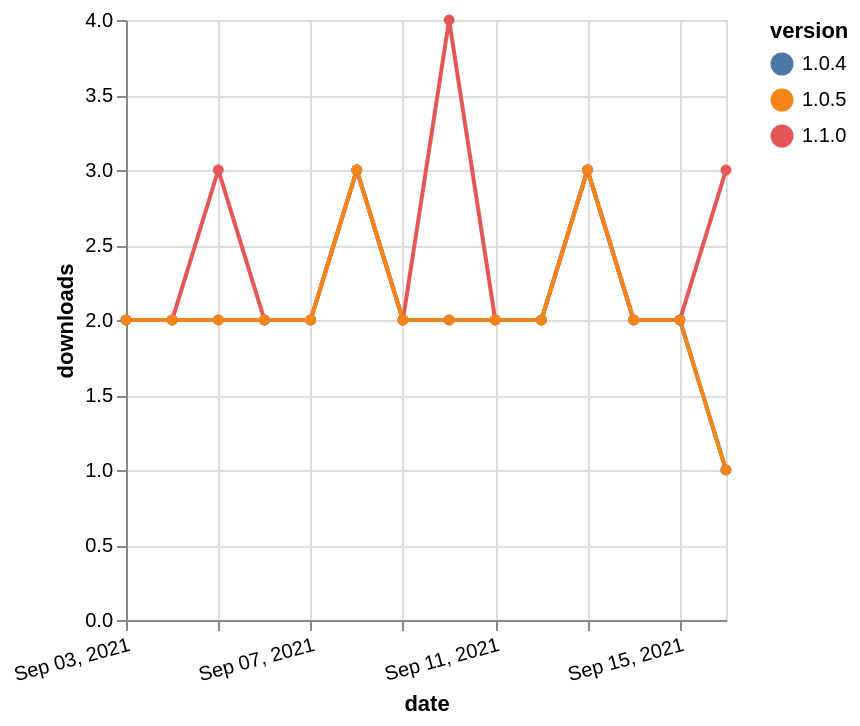

Express this chart as Vega-Lite.
### Vega-Lite specification from a JSON file in a GitHub repository (floating-point values rounded to 4 significant figures)
{"$schema": "https://vega.github.io/schema/vega-lite/v5.json", "description": "A simple bar chart with embedded data.", "data": {"values": [{"date": "2021-09-03", "total": 1941, "delta": 2, "version": "1.0.4"}, {"date": "2021-09-04", "total": 1943, "delta": 2, "version": "1.0.4"}, {"date": "2021-09-05", "total": 1945, "delta": 2, "version": "1.0.4"}, {"date": "2021-09-06", "total": 1947, "delta": 2, "version": "1.0.4"}, {"date": "2021-09-07", "total": 1949, "delta": 2, "version": "1.0.4"}, {"date": "2021-09-08", "total": 1952, "delta": 3, "version": "1.0.4"}, {"date": "2021-09-09", "total": 1954, "delta": 2, "version": "1.0.4"}, {"date": "2021-09-10", "total": 1956, "delta": 2, "version": "1.0.4"}, {"date": "2021-09-11", "total": 1958, "delta": 2, "version": "1.0.4"}, {"date": "2021-09-12", "total": 1960, "delta": 2, "version": "1.0.4"}, {"date": "2021-09-13", "total": 1963, "delta": 3, "version": "1.0.4"}, {"date": "2021-09-14", "total": 1965, "delta": 2, "version": "1.0.4"}, {"date": "2021-09-15", "total": 1967, "delta": 2, "version": "1.0.4"}, {"date": "2021-09-16", "total": 1968, "delta": 1, "version": "1.0.4"}, {"date": "2021-09-03", "total": 1332, "delta": 2, "version": "1.1.0"}, {"date": "2021-09-04", "total": 1334, "delta": 2, "version": "1.1.0"}, {"date": "2021-09-05", "total": 1337, "delta": 3, "version": "1.1.0"}, {"date": "2021-09-06", "total": 1339, "delta": 2, "version": "1.1.0"}, {"date": "2021-09-07", "total": 1341, "delta": 2, "version": "1.1.0"}, {"date": "2021-09-08", "total": 1344, "delta": 3, "version": "1.1.0"}, {"date": "2021-09-09", "total": 1346, "delta": 2, "version": "1.1.0"}, {"date": "2021-09-10", "total": 1350, "delta": 4, "version": "1.1.0"}, {"date": "2021-09-11", "total": 1352, "delta": 2, "version": "1.1.0"}, {"date": "2021-09-12", "total": 1354, "delta": 2, "version": "1.1.0"}, {"date": "2021-09-13", "total": 1357, "delta": 3, "version": "1.1.0"}, {"date": "2021-09-14", "total": 1359, "delta": 2, "version": "1.1.0"}, {"date": "2021-09-15", "total": 1361, "delta": 2, "version": "1.1.0"}, {"date": "2021-09-16", "total": 1364, "delta": 3, "version": "1.1.0"}, {"date": "2021-09-03", "total": 1815, "delta": 2, "version": "1.0.5"}, {"date": "2021-09-04", "total": 1817, "delta": 2, "version": "1.0.5"}, {"date": "2021-09-05", "total": 1819, "delta": 2, "version": "1.0.5"}, {"date": "2021-09-06", "total": 1821, "delta": 2, "version": "1.0.5"}, {"date": "2021-09-07", "total": 1823, "delta": 2, "version": "1.0.5"}, {"date": "2021-09-08", "total": 1826, "delta": 3, "version": "1.0.5"}, {"date": "2021-09-09", "total": 1828, "delta": 2, "version": "1.0.5"}, {"date": "2021-09-10", "total": 1830, "delta": 2, "version": "1.0.5"}, {"date": "2021-09-11", "total": 1832, "delta": 2, "version": "1.0.5"}, {"date": "2021-09-12", "total": 1834, "delta": 2, "version": "1.0.5"}, {"date": "2021-09-13", "total": 1837, "delta": 3, "version": "1.0.5"}, {"date": "2021-09-14", "total": 1839, "delta": 2, "version": "1.0.5"}, {"date": "2021-09-15", "total": 1841, "delta": 2, "version": "1.0.5"}, {"date": "2021-09-16", "total": 1842, "delta": 1, "version": "1.0.5"}]}, "width": "container", "mark": {"type": "line", "point": {"filled": true}}, "encoding": {"x": {"field": "date", "type": "temporal", "timeUnit": "yearmonthdate", "title": "date", "axis": {"labelAngle": -15}}, "y": {"field": "delta", "type": "quantitative", "title": "downloads"}, "color": {"field": "version", "type": "nominal"}, "tooltip": {"field": "delta"}}}
